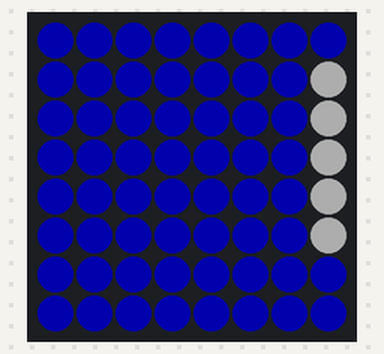
A sketch run on a simulated Arduino Uno, built with avr-gcc and run on an emulated ATmega328P. Shown: 8×8 RGB LED matrix (first LED top left, wired row by row). Dim RGB values are drawn brighter than linear.

Above: at 0.09 s.
At 1.05 s:
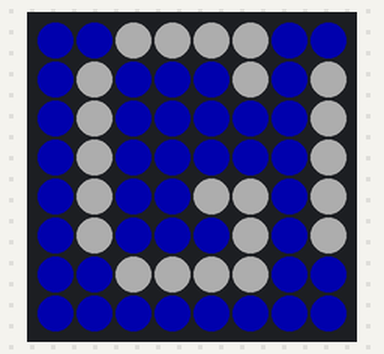
At 2.17 s:
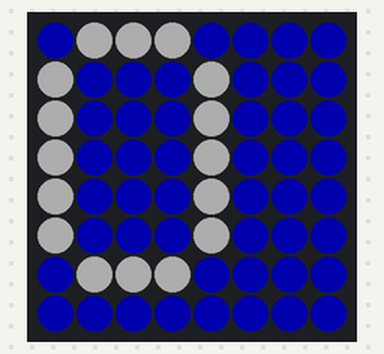
At 4.25 s:
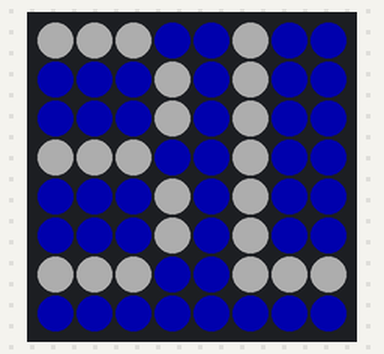
At 6.34 s:
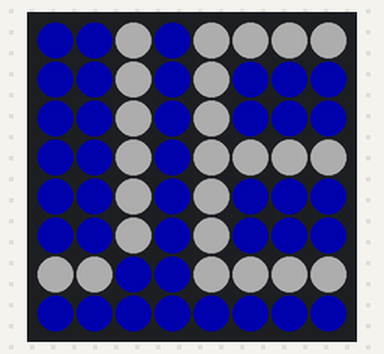
At 8.4 s:
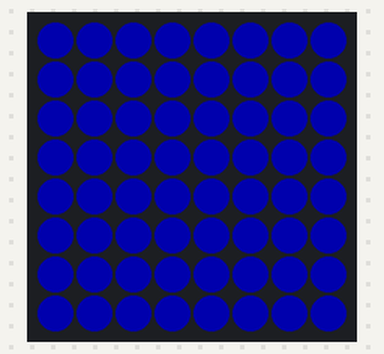

Measured:
- by itself, everything shown: repeats every 8.9 s, in 53 steps
- what the display in image 5 shows lasts 0.7 s, from 8.3 s to 9.0 s

The sketch:

GoBlue.ino
```cpp
#include <Adafruit_NeoPixel.h>
#include <Adafruit_GFX.h>
#include <Adafruit_NeoMatrix.h>
#include "RGB.h"

#define PIN 1

Adafruit_NeoMatrix matrix = Adafruit_NeoMatrix(8, 8, PIN,
  NEO_MATRIX_TOP     + NEO_MATRIX_LEFT +
  NEO_MATRIX_ROWS + NEO_MATRIX_PROGRESSIVE,
  NEO_GRB            + NEO_KHZ800);


void setup() {
  matrix.begin();
  matrix.setBrightness(50);
  matrix.setTextColor(matrix.Color(white.r, white.g, white.b) );
  matrix.setTextWrap(false);
}

void loop() {
  matrix.show();
  scrollText("GO BLUE!");
}

void scrollText(String textToDisplay) {
  int x = matrix.width();
  int pixelsInText = textToDisplay.length() * 7;

  matrix.setCursor(x, 0);
  matrix.print(textToDisplay);
  matrix.show();

  while(x > (matrix.width() - pixelsInText)) {
    matrix.fillScreen(matrix.Color(blue.r, blue.g, blue.b));
    matrix.setCursor(--x, 0);
    matrix.print(textToDisplay);
    matrix.show();
    delay(150);
  }
}
```

RGB.h
```cpp
struct RGB {
  byte r;
  byte g;
  byte b;
};

//Includes blue, and some other default colors
RGB white = { 255, 255, 255 };
RGB blue = {0, 30, 255};
RGB red = { 255, 0, 0 };
RGB purple = { 241, 57, 106 };
RGB off = { 0, 0, 0 };
RGB teal = { 60, 89, 78 };
RGB yellow = { 34, 50, 69 };
RGB orange = { 156, 55, 39 };
```
